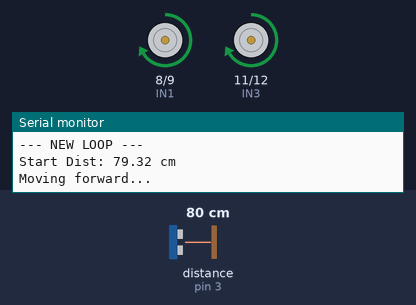
Bench run of a sketch on a simulated Arduino Uno, built with avr-gcc and run on an emulated ATmega328P. On the bench: motor-driver pin pairs drawn as motors (green arrow = first pin HIGH = forward, orange = second pin HIGH = backward, longer = more drive, scaled by the enable pin), the last lines printed to the serial monitor. Wiring (inferred from the names in the program): ultrasonic range finder: trigger pin 2; echo pin 3. The inputs (shaded band) are chosen by the test bench; at power-on: distance to the obstacle (sensor on pin 3) 80 cm. The echo pulse lasts 58.3 µs per cm.

Above: at 1.2 s.
1.3 s: distance to the obstacle (sensor on pin 3) set to 88 cm
2.8 s: distance to the obstacle (sensor on pin 3) set to 96 cm
At 3.6 s:
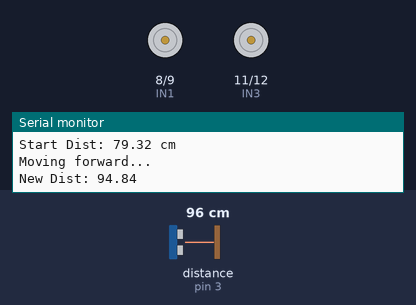
At 5.6 s:
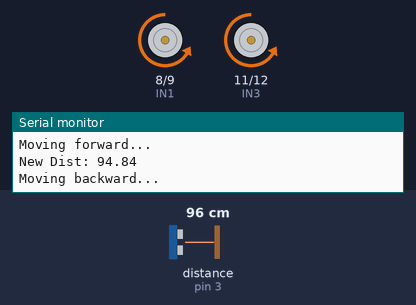
5.8 s: distance to the obstacle (sensor on pin 3) set to 85 cm
7.3 s: distance to the obstacle (sensor on pin 3) set to 76 cm
At 8.5 s:
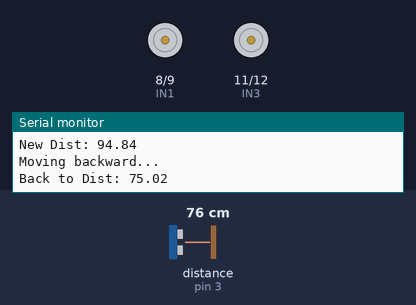
Timing chart, 0 to 9.8 s (numbered marks = the images above; inputs shaded):
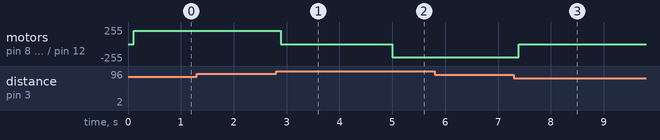

The sketch:

combined_.ino
```cpp
#include <Arduino.h>

// Ultrasonic sensor pins
const int TRIG = 2;
const int ECHO = 3;

// Motor A pins
const int IN1 = 8;
const int IN2 = 9;
const int ENA = 10; // PWM

// Motor B pins
const int IN3 = 11;
const int IN4 = 12;
const int ENB = 5; // PWM

void setup()
{
    // Motor pin setup
    pinMode(IN1, OUTPUT);
    pinMode(IN2, OUTPUT);
    pinMode(ENA, OUTPUT);

    pinMode(IN3, OUTPUT);
    pinMode(IN4, OUTPUT);
    pinMode(ENB, OUTPUT);

    // Sensor setup
    pinMode(ECHO, INPUT);
    pinMode(TRIG, OUTPUT);
    digitalWrite(TRIG, LOW);

    Serial.begin(9600);
}

void move_forward()
{
    digitalWrite(IN1, HIGH);
    digitalWrite(IN2, LOW);
    analogWrite(ENA, 200);

    digitalWrite(IN3, HIGH);
    digitalWrite(IN4, LOW);
    analogWrite(ENB, 200);
}

void move_backward()
{
    digitalWrite(IN1, LOW);
    digitalWrite(IN2, HIGH);
    analogWrite(ENA, 200);

    digitalWrite(IN3, LOW);
    digitalWrite(IN4, HIGH);
    analogWrite(ENB, 200);
}

void stop_both_motors()
{
    analogWrite(ENA, 0);
    analogWrite(ENB, 0);
}

float get_distance()
{
    float timing, distance;
    digitalWrite(TRIG, LOW);
    delayMicroseconds(2);

    digitalWrite(TRIG, HIGH);
    delayMicroseconds(10);
    digitalWrite(TRIG, LOW);

    timing = pulseIn(ECHO, HIGH, 30000); // 30ms timeout
    if (timing == 0)
        return -1; // Out of range or failed

    distance = (timing * 0.034) / 2;
    delay(50); // stabilize readings
    return distance;
}

void loop()
{
    Serial.println("\n--- NEW LOOP ---");

    float startDist = get_distance();
    if (startDist < 0)
    {
        Serial.println("Start distance out of range.");
        delay(2000);
        return;
    }

    Serial.print("Start Dist: ");
    Serial.print(startDist);
    Serial.println(" cm");

    Serial.println("Moving forward...");
    unsigned long tStart = millis();
    while ((get_distance() - startDist < 10.0) && (millis() - tStart < 5000))
    {
        move_forward();
    }
    stop_both_motors();

    float newDist = get_distance();
    Serial.print("New Dist: ");
    Serial.println(newDist >= 0 ? newDist : -1);

    delay(2000);

    Serial.println("Moving backward...");
    tStart = millis();
    while ((get_distance() > startDist + 1.0) && (millis() - tStart < 5000))
    {
        move_backward();
    }
    stop_both_motors();

    float backDist = get_distance();
    Serial.print("Back to Dist: ");
    Serial.println(backDist >= 0 ? backDist : -1);

    delay(5000); // Wait before next loop
}
```

Measured:
- the behaviour switches between 90 and 91 cm on distance to the obstacle (sensor on pin 3) (found by bisection; images 0 and 1)
- the behaviour switches between 82 and 81 cm on distance to the obstacle (sensor on pin 3) (found by bisection; images 2 and 3)
- after the input at 1.3 s, every drawn part: stays the same
- after the input at 2.8 s, motor on pin 8 (IN1) / pin 9 (IN2), motor on pin 11 (IN3) / pin 12 (IN4): forward 200/255 → stopped after 0.09 s instead of 2.3 s
- after the input at 5.8 s, every drawn part: stays the same
- after the input at 7.3 s, motor on pin 8 (IN1) / pin 9 (IN2), motor on pin 11 (IN3) / pin 12 (IN4): backward 200/255 → stopped after 0.09 s
